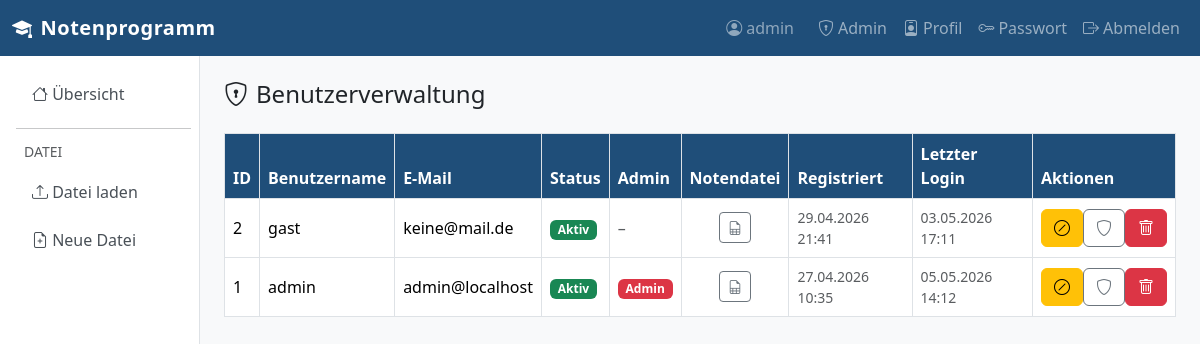
/auth/admin/users (signed in), run on an earlier commit of the app's database.
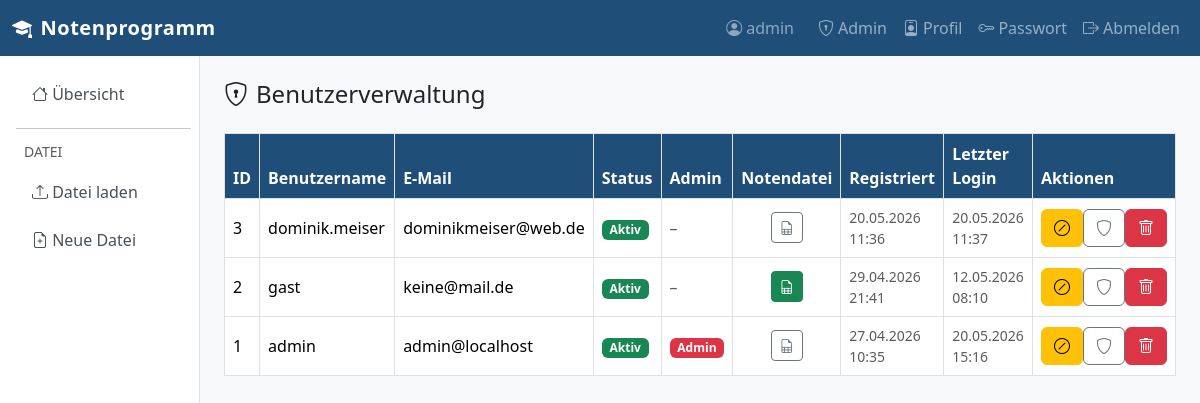
And on a later commit of the database.
### app/models.py (models this page shows, shortened)
class User(UserMixin, db.Model):
    __tablename__ = "users"
    id = db.Column(db.Integer, primary_key=True)
    username = db.Column(db.String(64), unique=True, nullable=False, index=True)
    email = db.Column(db.String(120), unique=True, nullable=False, index=True)
    password_hash = db.Column(db.String(256), nullable=False)
    is_approved = db.Column(db.Boolean, default=False, nullable=False)
    is_admin = db.Column(db.Boolean, default=False, nullable=False)
    notendatei_import = db.Column(db.Boolean, default=False, nullable=False)
    created_at = db.Column(db.DateTime, default=lambda: datetime.now(timezone.utc))
    last_login = db.Column(db.DateTime, nullable=True)
    lehrer_vorname = db.Column(db.String(64), nullable=True)
    lehrer_nachname = db.Column(db.String(64), nullable=True)
    dienstbezeichnung = db.Column(db.String(64), nullable=True)
    anrede = db.Column(db.String(10), nullable=True)

### app/auth/routes.py (the view)
@auth_bp.route("/admin/users")
@login_required
@admin_required
def admin_users():
    users = User.query.order_by(User.created_at.desc()).all()
    return render_template("auth/admin_users.html", users=users)

### app/auth/routes.py (called while the page is built)
def admin_required(f):
    from functools import wraps
    @wraps(f)
    def decorated(*args, **kwargs):
        if not current_user.is_authenticated or not current_user.is_admin:
            flash("Dieser Bereich ist nur für Administratoren.", "danger")
            return redirect(url_for("grades.index"))
        return f(*args, **kwargs)
    return decorated

### app/models.py (called while the page is built)
@login_manager.user_loader
def load_user(user_id: str):
    return db.session.get(User, int(user_id))

### app/templates/auth/admin_users.html (shortened to what this page needs)
{% extends "base.html" %}
{% from "macros.html" import csrf_field %}
{% block content %}
<h4 class="mb-4"><i class="bi bi-shield-lock me-2"></i>Benutzerverwaltung</h4>
<div class="table-responsive">
<table class="table table-bordered table-hover align-middle">
  <thead>
    <tr>
      <th>ID</th><th>Benutzername</th><th>E-Mail</th>
      <th>Status</th><th>Admin</th><th>Notendatei</th><th>Registriert</th><th>Letzter Login</th><th>Aktionen</th>
    </tr>
  </thead>
  <tbody>
  {% for u in users %}
    <tr>
      <td>{{ u.id }}</td>
      <td>{{ u.username }}</td>
      <td>{{ u.email }}</td>
      <td>
        {% if u.is_approved %}
          <span class="badge bg-success">Aktiv</span>
        {% else %}
          <span class="badge bg-warning text-dark">Ausstehend</span>
        {% endif %}
      </td>
      <td>
        {% if u.is_admin %}
          <span class="badge bg-danger">Admin</span>
        {% else %}
          <span class="text-muted">–</span>
        {% endif %}
      </td>
      <td class="text-center">
        <form method="post" action="{{ url_for('auth.toggle_notendatei', user_id=u.id) }}" class="d-inline">
          <button class="btn btn-sm {{ 'btn-success' if u.notendatei_import else 'btn-outline-secondary' }}"
                  title="Notendatei-Import umschalten">
            <i class="bi bi-file-earmark-spreadsheet"></i>
          </button>
        </form>
      </td>
      <td class="small text-muted">{{ u.created_at.strftime('%d.%m.%Y %H:%M') if u.created_at else '–' }}</td>
      <td class="small text-muted">{{ u.last_login.strftime('%d.%m.%Y %H:%M') if u.last_login else '–' }}</td>
      <td>
        <div class="btn-group btn-group-sm" role="group">
          {% if not u.is_approved %}
          <form method="post" action="{{ url_for('auth.approve_user', user_id=u.id) }}" class="d-inline">
            {{ csrf_field() }}
            <button class="btn btn-success" title="Freischalten">
              <i class="bi bi-check-lg"></i>
            </button>
          </form>
          {% else %}
          <form method="post" action="{{ url_for('auth.revoke_user', user_id=u.id) }}" class="d-inline">
            <button class="btn btn-warning" title="Sperren"><i class="bi bi-slash-circle"></i></button>
          </form>
          {% endif %}
          <form method="post" action="{{ url_for('auth.toggle_admin', user_id=u.id) }}" class="d-inline">
            <button class="btn btn-outline-secondary" title="Admin umschalten"><i class="bi bi-shield"></i></button>
          </form>
          <form method="post" action="{{ url_for('auth.delete_user', user_id=u.id) }}" class="d-inline"
                onsubmit="return confirm('Benutzer wirklich löschen?')">
            <button class="btn btn-danger" title="Löschen"><i class="bi bi-trash"></i></button>
          </form>
        </div>
      </td>
    </tr>
  {% else %}
    <tr><td colspan="9" class="text-center text-muted">Keine Benutzer vorhanden.</td></tr>
  {% endfor %}
  </tbody>
</table>
</div>
{% endblock %}

### app/templates/base.html (shortened to what this page needs)
<!doctype html>
<html lang="de">
<head>
  <link rel="stylesheet" href="https://cdn.jsdelivr.net/npm/bootstrap@5.3.3/dist/css/bootstrap.min.css">
  <link rel="stylesheet" href="https://cdn.jsdelivr.net/npm/bootstrap-icons@1.11.3/font/bootstrap-icons.min.css">
</head>
<body>
<nav class="navbar navbar-expand-lg navbar-dark" style="background-color:#1f4e79;">
  <div class="container-fluid">
    <a class="navbar-brand" href="{{ url_for('grades.index') }}">
      <i class="bi bi-mortarboard-fill me-2"></i>Notenprogramm
    </a>
    <div class="collapse navbar-collapse" id="navMain">
      <ul class="navbar-nav ms-auto align-items-lg-center">
        {% if current_user.is_authenticated %}
          <li class="nav-item">
            <span class="navbar-text me-3 text-white-50">
              <i class="bi bi-person-circle me-1"></i>{{ current_user.username }}
            </span>
          </li>
          {% if current_user.is_admin %}
          <li class="nav-item">
            <a class="nav-link" href="{{ url_for('auth.admin_users') }}">
              <i class="bi bi-shield-lock me-1"></i>Admin
            </a>
          </li>
          {% endif %}
          <li class="nav-item">
            <a class="nav-link" href="{{ url_for('auth.profil') }}">
              <i class="bi bi-person-badge me-1"></i>Profil
            </a>
          </li>
          <li class="nav-item">
            <a class="nav-link" href="{{ url_for('auth.change_password') }}">
              <i class="bi bi-key me-1"></i>Passwort
            </a>
          </li>
          <li class="nav-item">
            <a class="nav-link" href="{{ url_for('auth.logout') }}">
              <i class="bi bi-box-arrow-right me-1"></i>Abmelden
            </a>
          </li>
        {% else %}
          <li class="nav-item">
            <a class="nav-link" href="{{ url_for('auth.login') }}">Anmelden</a>
          </li>
        {% endif %}
      </ul>
    </div>
  </div>
</nav>
<div class="container-fluid">
  <div class="row">
    {% if current_user.is_authenticated %}
    <nav class="col-md-2 d-none d-md-block sidebar py-3 ps-3 pe-2">
      <ul class="nav flex-column gap-1">
        <li class="nav-item">
          <a class="nav-link {% if request.endpoint == 'grades.index' %}active{% endif %}"
             href="{{ url_for('grades.index') }}">
            <i class="bi bi-house"></i> Übersicht
          </a>
        </li>
        <hr class="my-2">
        <li class="nav-item text-muted small px-2 mb-1">DATEI</li>
        <li class="nav-item">
          <a class="nav-link {% if request.endpoint == 'grades.upload' %}active{% endif %}"
             href="{{ url_for('grades.upload') }}">
            <i class="bi bi-upload"></i> Datei laden
          </a>
        </li>
        <li class="nav-item">
          <a class="nav-link" href="{{ url_for('grades.new_file') }}"
             onclick="return confirm('Neue leere Datei erstellen? Ungespeicherte Daten gehen verloren.')">
            <i class="bi bi-file-earmark-plus"></i> Neue Datei
          </a>
        </li>
      </ul>
    </nav>
    <main class="col-md-10 content-area py-4 px-4">
    {% else %}
    <main class="col-12 content-area py-4 px-4">
    {% endif %}
      {% block content %}{% endblock %}
    </main>
  </div>
</div>
</body>
</html>

### app/templates/base.html (style rules this page uses)
body { background-color: #f8f9fa; }
.navbar-brand { font-weight: 700; letter-spacing: .5px; }
.sidebar { min-height: calc(100vh - 56px); border-right: 1px solid #dee2e6; background: #fff; }
.sidebar .nav-link { color: #495057; border-radius: .375rem; margin: 2px 0; }
.sidebar .nav-link i { width: 1.4em; }
.content-area { min-height: calc(100vh - 56px); }
.table th { background-color: #1f4e79; color: #fff; }

What changed in the data, as far as the page shows it:
changed User "admin": last_login "05.05.2026 14:12" → "20.05.2026 15:16"
added User: id "3", username "dominik.meiser", email "dominikmeiser@web.de", is_approved "Aktiv", created_at "20.05.2026 11:36", last_login "20.05.2026 11:37"
changed User "gast": notendatei_import False → True (drawn); last_login "03.05.2026 17:11" → "12.05.2026 08:10"
